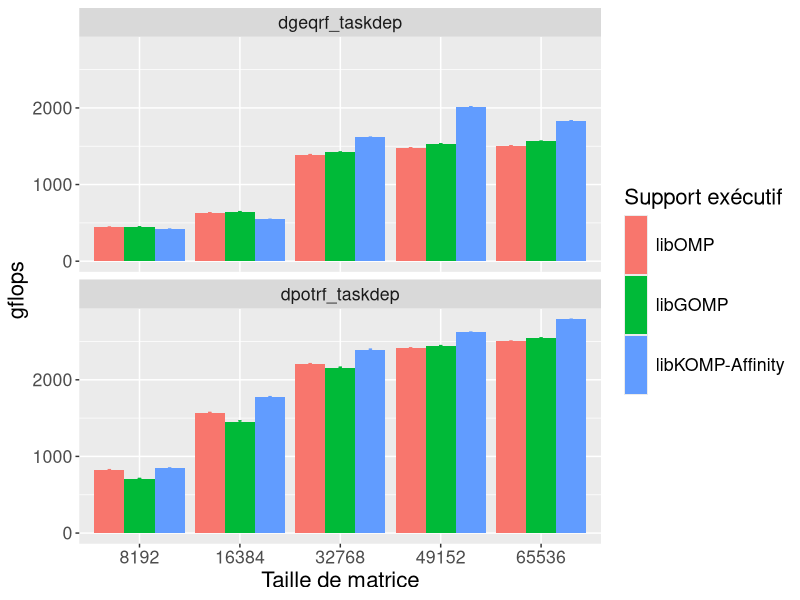

The R script that drew this image:
library(ggplot2)
library(plyr)

wholeframe=read.table("./all_data.dat", header=TRUE)



pdf("graph_details_qr_cholesky_idchire.pdf", width = 10, height=10)

levels(wholeframe$program) <- c("QR", "Cholesky")

myplot = ggplot(wholeframe, aes(x=factor(size), y = gflops, fill=runtime))
myplot = myplot + geom_bar(stat="identity", position=position_dodge())
myplot = myplot + geom_errorbar(position=position_dodge(0.9), aes(color=runtime, ymin=gflops-(2*std/iterations), ymax=gflops+(2*std/iterations), width=.1))
myplot = myplot + facet_wrap(~program, ncol=1)
myplot = myplot + theme(legend.position="right", text=element_text(size=16))
myplot = myplot + scale_x_discrete(name="Taille de matrice")
#myplot = myplot + scale_color_grey()
#myplot = myplot + ggtitle("Cholesky and QR performances for multiple sizes\n")
myplot = myplot + scale_fill_discrete(name="Support exécutif", labels=c("libOMP", "libGOMP", "libKOMP-Affinity"))
myplot = myplot + guides(fill=guide_legend(nrow=3, byrow=TRUE, keyheight=3), color=FALSE)



print(myplot)
dev.off()
